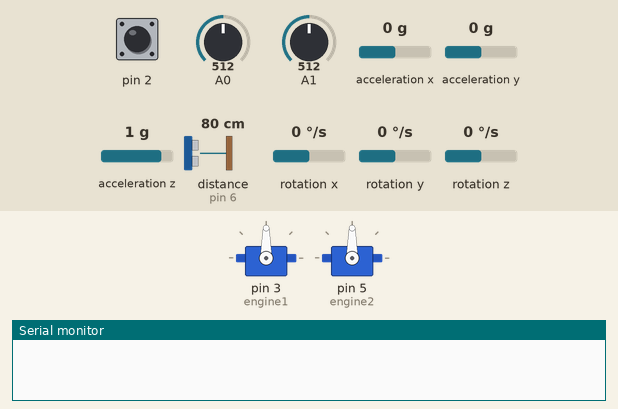
This sketch was run on a simulated Arduino Uno, built with avr-gcc and run on an emulated ATmega328P. Shown: 2 × servo, the last lines printed to the serial monitor. Wiring (inferred from the names in the program): ultrasonic range finder: trigger pin 4; echo pin 6. The inputs (shaded band) are chosen by the test bench; at power-on: distance to the obstacle (sensor on pin 6) 80 cm, acceleration y 0 g, pin 2 HIGH, A0 = 512, A1 = 512, acceleration x 0 g, acceleration z 1 g, rotation x 0 °/s, rotation y 0 °/s, rotation z 0 °/s. The echo pulse lasts 58.3 µs per cm; the sensor or clock chip raises its interrupt line as the real part does.

Above: at 0.1 s.
At 1.7 s:
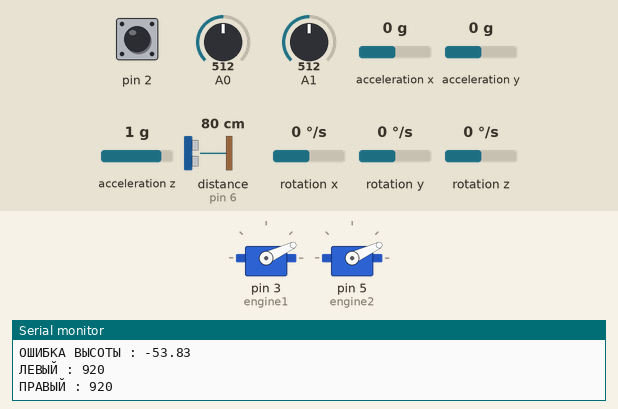
1.8 s: distance to the obstacle (sensor on pin 6) set to 35 cm
4.8 s: distance to the obstacle (sensor on pin 6) set to 9 cm
7.8 s: acceleration y set to 0.8 g
Timing chart, 0 to 10.8 s (numbered marks = the images above; inputs shaded):
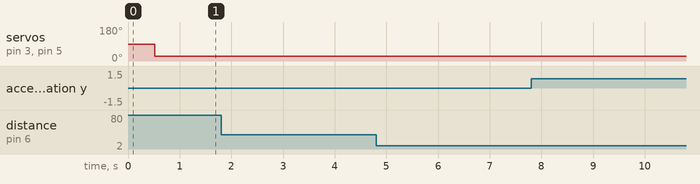

The sketch:

BikopterACS.ino
```cpp
#include <Servo.h>                       // подключение библиотеки для управления двигателями
#include "I2Cdev.h"                      // библиотека для работы с шиной I2C
#include "MPU6050_6Axis_MotionApps20.h"  // библиотека для работы с MPU
#include "GyverFilters.h"                // библиотека фильтров

#define BUFFER_SIZE 100                  // буфер для работы с MPU
#define PIN_TRIG 4                       // присваивание пина 4 выходу TRIG датчика высоты
#define PIN_ECHO 6                       // присваивание пина 6 выходу ECHO датчика высоты

int static_thrust = 1050;                // значение базового сигнала для двигателей (контролеры двигателей принимают значения порядком от 800 до 2000)
int MIN_thrust = 920;                    // минимально допустимый сигнал двигателя
int MAX_thrust = 1500;                   // максимально допустимый сигнал двигателя
int eng1_thrust;                         // значение сигнала для левого двигателя с регулированием
int eng2_thrust;                         // значение сигнала для правого двигателя с регулированием
int high_thrust;                         // значение сигнала с регулированием по высоте
int pot_angle;                           // значение требуемого угла с потенциометра
int pot_high;                            // значение требуемой высоты с потенциометра

float high;                              // значение высоты
float mpu_angle;                         // значение угла с MPU
float error_high;                        // значение ошибки регулирования высоты
float error_angle;                       // значение ошибки регулирования угла
float prev_error_high = 0;               // значение предыдущей ошибки высоты
float prev_error_angle = 0;              // значение предыдущей ошибки высоты
float dt = 0.01;                         // период вычислений

volatile bool flag_stop = false;         // переменная флаг для отслеживания аварийной остановки
uint8_t fifoBuffer[45];                  // буфер

// переменные для расчёта угла :
Quaternion q;
VectorFloat gravity;
float ypr[3];                            // массив для записи значений углов (в радианах)

static uint32_t timer1;                  // переменная таймера для выдержки периода регулирования
static uint32_t timer2;                  // переменная таймера для DMP MPU
static uint32_t timer3;                  // переменная таймера для отправки данных в UART

//объекты :
MPU6050 mpu;                             // объект MPU
GMedian <10, int> filter;                // медианный фильтр для фильтрации задающего угла ( <размер окна, тип данных> )
Servo engine1;                           // левый двигатель
Servo engine2;                           // правый двигатель

void setup() {
  Serial.begin(9600);                    // настройка скорости для порта UART
  Wire.begin();                          // старт шины I2C
  Wire.setClock(1000000UL);              // разгон шины на максимум
  pinMode(A0,INPUT);                     // определение входа 1-го потенциометра (задающее устройство угла)
  pinMode(A1,INPUT);                     // определение входа 2-го потенциометра (задающее устройство высоты)
  pinMode(2,INPUT_PULLUP);               // определение входа на пин D2 для конопки аварийной остановки
  pinMode(PIN_TRIG, OUTPUT);             // определение TRIG выхода датчика высоты
  pinMode(PIN_ECHO, INPUT);              // определение ECHO входа датчика высоты
  engine1.attach(3);                     // назначение пина для левого двигателя
  engine2.attach(5);                     // назначение пина для правого двигателя
  attachInterrupt(0,stop_engine,RISING); // определение прерывания на D2 при смене с HIGH на LOW

  // инициализация DMP(обработчик движений в MPU6050) :
  mpu.initialize();
  mpu.dmpInitialize();
  mpu.setDMPEnabled(true);
}

// функция основного цикла алгоритма
void loop() {

  // блок работы регуляторов высоты и угла
  if(millis() - timer1 >= 10){                       // выдержка периода регулирования по таймеру (dt)
    pot_high  = map(analogRead(A1),0,1024,10,42);    // получение требуемого значения высоты с потенциометра
    pot_angle = map(analogRead(A0),0,1024,-10,+21);  // получение требуемого угла с потенциометра
    pot_angle = filter.filtered(pot_angle);          // фильтрация сигнала с потенциометра
    high = get_high();                               // получение фактического значения высоты с датчика
    mpu_angle = get_angle();                         // получение фактического угла с MPU
    error_high = pot_high - high;                    // расчет ошибки регулирования высоты
    error_angle = pot_angle - mpu_angle;             // расчет ошибки регулирования угла
    PID_high();                                      // расчет ПИД-регулироемого сигнала высоты на двигателей

    // работа ПИД регулятора угла с разными коэффициентами для разной высоты (работает грубо, необходим более точный адаптивный регулятор)
    if(high >= 10 and high < 15){
      PID_angle(5,0,1,1);                            // расчет ПИД-регулироемого сигнала угла на левый двигатель
      PID_angle(5.5,0,1,2);                          // расчет ПИД-регулироемого сигнала угла на правый двигатель
    }
    else if(high >= 15 and high < 35){
      PID_angle(7.0,0,1.1,1);                        // расчет ПИД-регулироемого сигнала угла на левый двигатель
      PID_angle(7.5,0,1.1,2);                        // расчет ПИД-регулироемого сигнала угла на правый двигатель
    }

    else if(high >= 35 and high <= 42){
      PID_angle(9.5,0,1.2,1);                         // расчет ПИД-регулироемого сигнала угла на левый двигатель
      PID_angle(10.0,0,1.2,2);                        // расчет ПИД-регулироемого сигнала угла на правый двигатель
    }

    prev_error_high = error_high;                     // запоминание ошибки высоты
    prev_error_angle = error_angle;                   // запоминание ошибки угла
    timer1 = millis();                                // зброс таймера для периода регулирования
  }

  // ограничение минимума и максимума для сигнала на двигатели
  eng1_thrust = constrain(eng1_thrust,MIN_thrust,MAX_thrust);
  eng2_thrust = constrain(eng2_thrust,MIN_thrust,MAX_thrust);

  // подача сигнала на двигатели с проверкой на аварийную остановку
  // в штатном режиме :
  if(flag_stop == false){
    engine1.write(eng1_thrust);
    engine2.write(eng2_thrust);
  }
  // при аварийной остановке (сброс тяги на 0) :
  else{
    engine1.write(800);
    engine2.write(800);
  }

  // блок вывода данных в порт UART
  if(millis() - timer3 >= 200){
    Serial.println("ОШИБКА УГЛА: " + String(error_angle));
    Serial.println("ОШИБКА ВЫСОТЫ : "  + String(error_high));
    Serial.println("ЛЕВЫЙ : " + String(eng1_thrust));
    Serial.println("ПРАВЫЙ : "  + String(eng2_thrust));
    Serial.println();
    timer3 = millis();  // сброс таймера
  }
 // send_data(); // отправка данных в порт UART для отображения в AlainPlot
}

// функция установки флага остановки (вызывается при прерывании с кнопки)
void stop_engine(){
  flag_stop = true;
}

// функция получения высоты подёма
float get_high(){

  float duration;  // значение высоты высоты в сантиметрах

  // Генерация короткого импульса длительностью 2-5 микросекунд.
  digitalWrite(PIN_TRIG, LOW);
  delayMicroseconds(5);
  digitalWrite(PIN_TRIG, HIGH);

  // Выставив высокий уровень сигнала, ждем около 10 микросекунд. В этот момент датчик будет посылать сигналы с частотой 40 КГц.
  delayMicroseconds(10);
  digitalWrite(PIN_TRIG, LOW);

  // расчет высоты по времени задержки акустического сигнала на эхолокаторе. (29.1 - константа для датчика HC-SR04)
  duration = (pulseIn(PIN_ECHO, HIGH) / 2) / 29.1;
  return(duration);
}

// функция для получения углов с MPU
float get_angle(){
  if (millis() - timer2 >= 11) {                      // таймер на 11 мс отлова момента отправки данных с DMP
    if (mpu.dmpGetCurrentFIFOPacket(fifoBuffer)) {
      // расчёты угла :
      mpu.dmpGetQuaternion(&q, fifoBuffer);
      mpu.dmpGetGravity(&gravity, &q);
      mpu.dmpGetYawPitchRoll(ypr, &q, &gravity);
      timer2 = millis();                              // сброс таймера
    }
  }
  return(degrees(ypr[2]) + 3);                        // возврат значения угла в градусах
}

// функция ПИД регулятора высоты
void PID_high(){

  float P = 0;    // пропорциональная составляющая регулятора
  float I = 0;    // интегральная составляющая регулятора
  float D = 0;    // дифференциальная составляющая регулятора
  float Kp = 25;  // пропорциональный коеффициент
  float Ki = 0;   // интегральный коеффициент
  float Kd = 0;   // дифференциальный коеффициент

  P = error_high * Kp;                             // расчет пропорциональной составляющей
  I = (I + error_high * dt) * Ki;                  // расчет интегрирующей составляющей
  I = constrain(I,0,20);                           // ограничение интегральной составляющей
  D = ((error_high - prev_error_high) / dt) * Kd;  // расчет дфференциальной составляющей
  high_thrust =  P + I + D;                        // расчет регулированого значения тяги
}

// функция ПИД регулятора для угла  < П-коеф., И-коеф., Д-коеф., номер двигателя >
void PID_angle(float Kp,float Ki,float Kd, int eng_numb){

  float P = 0;  // пропорциональная составляющая регулятора
  float I = 0;  // интегральная составляющая регулятора
  float D = 0;  // дифференциальная составляющая регулятора

  P = error_angle * Kp;                              // расчет пропорциональной составляющей
  I = (I + error_angle ) * dt * Ki;                  // расчет интегрирующей составляющей
  I = constrain(I,0,20);                             // ограничение интегральной составляющей
  D = ((error_angle - prev_error_angle) / dt) * Kd;  // расчет дфференциальной составляющей

  // установка отрегулированых значений для двигателей (с прибавкой по высоте)
  switch(eng_numb){
    case 1 :
      eng1_thrust = static_thrust + P + I + D + high_thrust;
      break;
    case 2 :
      eng2_thrust = static_thrust - P - I - D + high_thrust;
      break;
  }
}

// функция отправки данных в порт для отображения в AlainPlot
void send_data() {
  union {
    float fl;         // сюда записываем выходное значение
    uint8_t bytes[4]; // отсюда получаем готовый к отправке массив байт
  }
  float_to_bytes;
  Serial.write(253);

 //Здесь передаются данные в данной версии ПО
  float_to_bytes.fl = pot_high;  // левый график входного значения высоты
  //float_to_bytes.fl = pot_angle  // левый график входного значения угла
  Serial.write(float_to_bytes.bytes[0]);
  Serial.write(float_to_bytes.bytes[1]);
  Serial.write(float_to_bytes.bytes[2]);
  Serial.write(float_to_bytes.bytes[3]);

  float_to_bytes.fl = high;      // правый график выходного значения высоты
  //float_to_bytes.fl = mpu_angle; // правый график выходного значения угла
  Serial.write(float_to_bytes.bytes[0]);
  Serial.write(float_to_bytes.bytes[1]);
  Serial.write(float_to_bytes.bytes[2]);
  Serial.write(float_to_bytes.bytes[3]);
  Serial.write(0);   // флаг завершения ;
  Serial.write(254);
  //if(accident_flag)  while(1) { };
}
```
